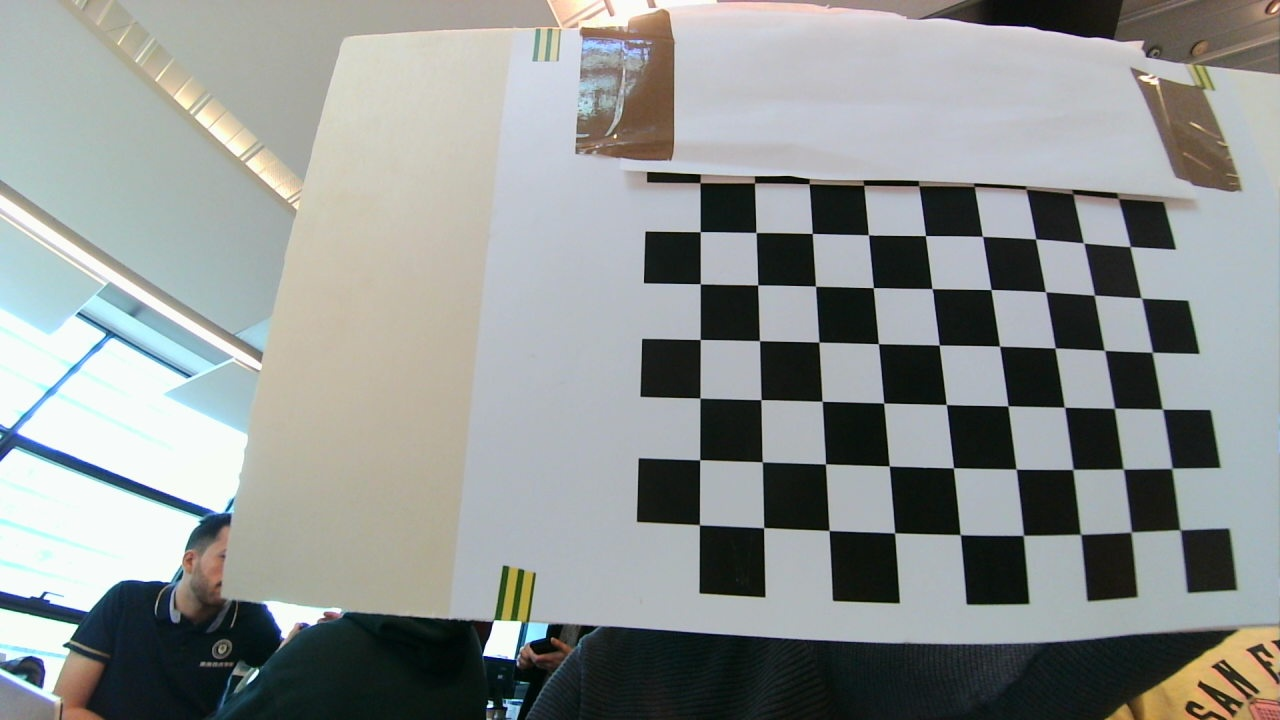
#> input picture Code/Platform/4_QR_Code_Position/Calibration_pictures/Left/L_001.jpg, 1280 x 720 px, given in place of the camera
$ python 4_QR_code_vs_depthMap.py
#> lines starting #> are read from the running program, lines starting #| are printed output that depends on the picture
import cv2 as cv
import numpy as np
from pyzbar.pyzbar import decode

#NOTE: Change these parameters in accordance to your hardware
#----------------------------------------------------
camera_ID = 1  # usually 0 is the builtin camera
camera_width = 2560  # Width for stereo camera (will be split in half)
camera_height = 720
#----------------------------------------------------
resize_scale = 0.6

# Load SGBM parameters
print("Loading SGBM parameters...")
try:
    sgbm_params = np.load("../Calibration/Saved_parameters/sgbm_parameters.npz")
#> (reads Code/Platform/4_QR_Code_Position/Saved_parameters/sgbm_parameters.npz from the repository)
    minDisparity = int(sgbm_params['minDisparity'])
    numDisparities = int(sgbm_params['numDisparities'])
    blockSize = int(sgbm_params['blockSize'])
    P1 = int(sgbm_params['P1'])
    P2 = int(sgbm_params['P2'])
    disp12MaxDiff = int(sgbm_params['disp12MaxDiff'])
    preFilterCap = int(sgbm_params['preFilterCap'])
    uniquenessRatio = int(sgbm_params['uniquenessRatio'])
    speckleWindowSize = int(sgbm_params['speckleWindowSize'])
    speckleRange = int(sgbm_params['speckleRange'])
    mode = int(sgbm_params['mode'])
    print("✓ SGBM parameters loaded successfully")
except:
    print("⚠ Could not load SGBM parameters, using defaults")
    minDisparity = 0
    numDisparities = 64
    blockSize = 5
    P1 = 200
    P2 = 800
    disp12MaxDiff = 1
    preFilterCap = 63
    uniquenessRatio = 10
    speckleWindowSize = 100
    speckleRange = 32
    mode = 0

# Load stereo calibration parameters
print("Loading stereo calibration parameters...")
matrix_left = None
matrix_right = None
baseline = None
leftMapX = None
leftMapY = None
rightMapX = None
rightMapY = None

try:
    calibration_data = np.load("../Calibration/Saved_parameters/retification_informations.npz", allow_pickle=True)
    leftMapX = calibration_data['leftMapX']
    leftMapY = calibration_data['leftMapY']
    rightMapX = calibration_data['rightMapX']
    rightMapY = calibration_data['rightMapY']
    leftROI = calibration_data['leftROI']
    rightROI = calibration_data['rightROI']
    imageSize = tuple(calibration_data['imageSize'])

    # Try to load camera matrices and other parameters
    if 'matrix_left' in calibration_data:
        matrix_left = calibration_data['matrix_left']
        matrix_right = calibration_data['matrix_right']
        print(f"✓ Camera matrices found")
    else:
        print(f"⚠ Camera matrices NOT found, creating approximate")
        f = imageSize[0] / (2 * np.tan(np.radians(25)))
        matrix_left = np.array([
            [f, 0, imageSize[0]/2],
            [0, f, imageSize[1]/2],
            [0, 0, 1]
        ], dtype=np.float32)
        matrix_right = matrix_left.copy()
        print(f"  Approximate focal length: {f:.1f} pixels")

    if 'translation_vector' in calibration_data:
        translation_vector = calibration_data['translation_vector']
        baseline = abs(float(translation_vector[0][0]))
        print(f"✓ Baseline extracted: {baseline:.2f} mm")
    else:
        print(f"⚠ Translation vector NOT found, using 60 mm")
        baseline = 60

    print("Calibration parameters loaded successfully")
except Exception as e:
    print(f"Warning: Could not load calibration parameters: {e}")
    baseline = 60
    f = 700
    matrix_left = np.array([[f, 0, 640], [0, f, 360], [0, 0, 1]], dtype=np.float32)
    matrix_right = matrix_left.copy()

# Create SGBM stereo matcher
if mode == 0:
    stereo = cv.StereoSGBM_create(
        minDisparity=minDisparity,
        numDisparities=numDisparities,
        blockSize=blockSize,
        P1=P1,
        P2=P2,
        disp12MaxDiff=disp12MaxDiff,
        preFilterCap=preFilterCap,
        uniquenessRatio=uniquenessRatio,
        speckleWindowSize=speckleWindowSize,
        speckleRange=speckleRange,
        mode=cv.STEREO_SGBM_MODE_SGBM
    )
else:
    stereo = cv.StereoSGBM_create(
        minDisparity=minDisparity,
        numDisparities=numDisparities,
        blockSize=blockSize,
        P1=P1,
        P2=P2,
        disp12MaxDiff=disp12MaxDiff,
        preFilterCap=preFilterCap,
        uniquenessRatio=uniquenessRatio,
        speckleWindowSize=speckleWindowSize,
        speckleRange=speckleRange,
        mode=cv.STEREO_SGBM_MODE_HH
    )

print("Connecting to Camera...")
cam = cv.VideoCapture(camera_ID)
cam.set(cv.CAP_PROP_FRAME_WIDTH, camera_width)
cam.set(cv.CAP_PROP_FRAME_HEIGHT, camera_height)

ret, frame = cam.read()
#> frame is the input picture: shape (720, 1280, 3); mean B, G, R 145.8, 147.5, 143.3
assert ret, "No frame read"

height = frame.shape[0]
#> height = 720
width = frame.shape[1]
#> width = 1280
print(f"Picture width: {width}  height: {height}")
#| Picture width: 1280  height: 720
print("Connected to camera")
cv.namedWindow("window", cv.WINDOW_AUTOSIZE)


# [291 lines left out: functions get_qr_center, find_matching_qr_code, extract_focal_length, extract_principal_point, triangulate_qr_position, get_depth_from_disparity_map and 3 more, not called in this run]


# State variables
waiting_for_qr = True
last_qr_data = None
last_distance_triangulation = None
last_distance_depth_map = None

print("\nPress 's' to start QR code detection")
print("Press 'e' to exit\n")

while True:
    key = cv.waitKey(1)
#> (key Esc is pressed here)
    ret = False
    while not ret:
        ret, frame = cam.read()

    # Rotate frame 180 degrees (camera mounted upside down)
    frame = cv.rotate(frame, cv.ROTATE_180)
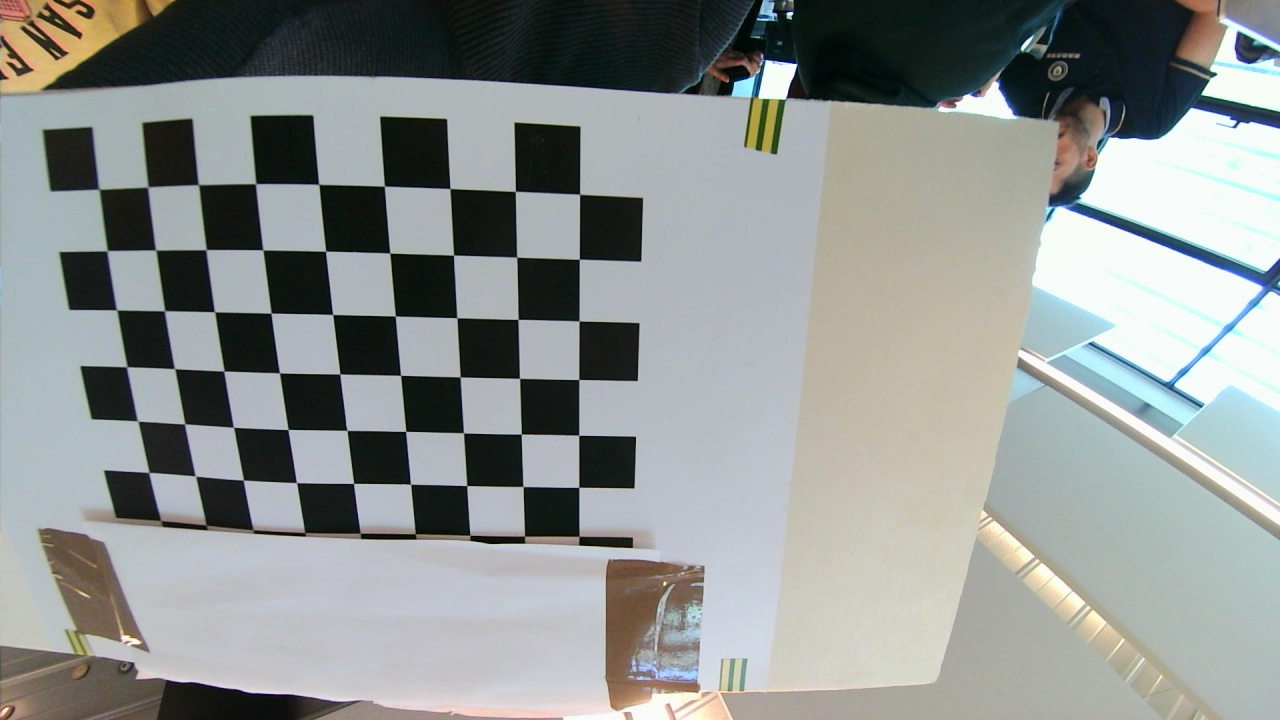
#> frame: shape (720, 1280, 3); mean B, G, R 145.8, 147.5, 143.3

    # Split frame
    left = frame[0:height, 0:int(width/2)]
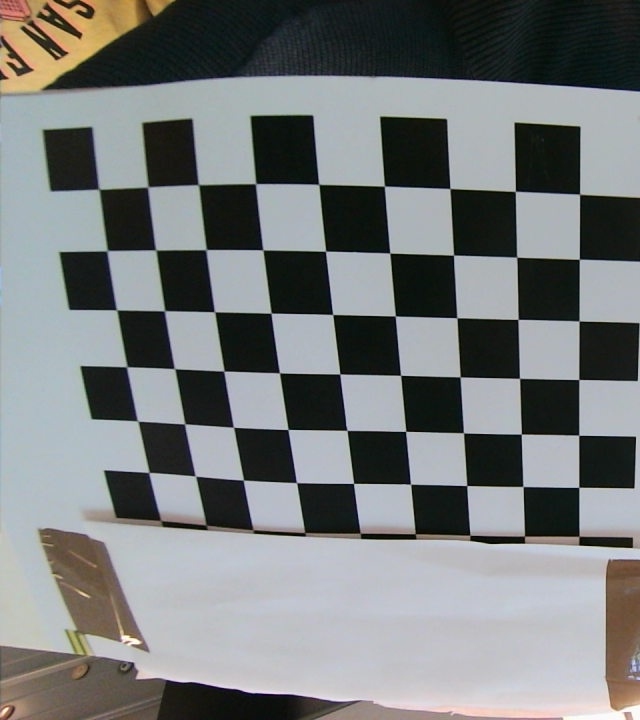
#> left: shape (720, 640, 3); mean B, G, R 123.1, 122.9, 119.8
    right = frame[0:height, int(width/2):(width)]
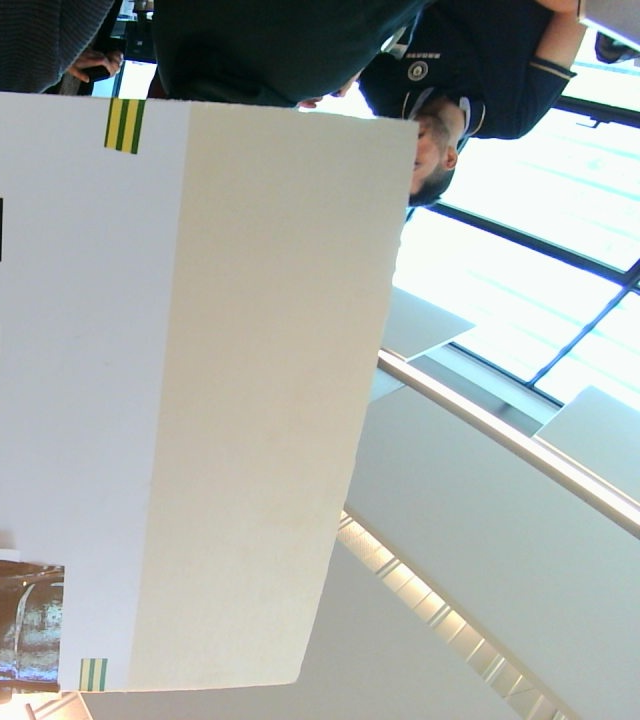
#> right: shape (720, 640, 3); mean B, G, R 168.5, 172.1, 166.8

    # Apply rectification if available
    if leftMapX is not None:
        left_rect = cv.remap(left, leftMapX, leftMapY, cv.INTER_LINEAR)
        right_rect = cv.remap(right, rightMapX, rightMapY, cv.INTER_LINEAR)
    else:
        left_rect = left
        right_rect = right

    # Resize for display
    left_display = cv.resize(left_rect, None, fx=resize_scale, fy=resize_scale)
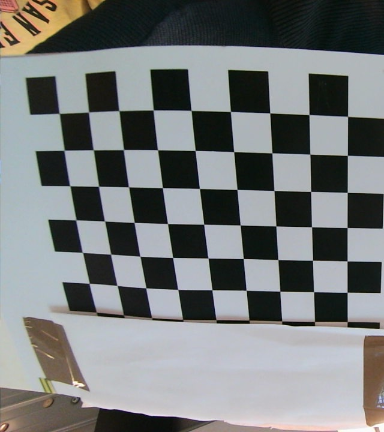
#> left_display: shape (432, 384, 3); mean B, G, R 123, 122.8, 119.7
    right_display = cv.resize(right_rect, None, fx=resize_scale, fy=resize_scale)

    if key == 115:  # 's' - start/restart
        waiting_for_qr = True
        last_qr_data = None
        last_distance_triangulation = None
        last_distance_depth_map = None
        print("\n" + "="*60)
        print("Starting QR code detection...")
        print("="*60)

    if waiting_for_qr:
        # Detect QR codes
#> (the run stopped early here; a loop or call above may not have finished)
